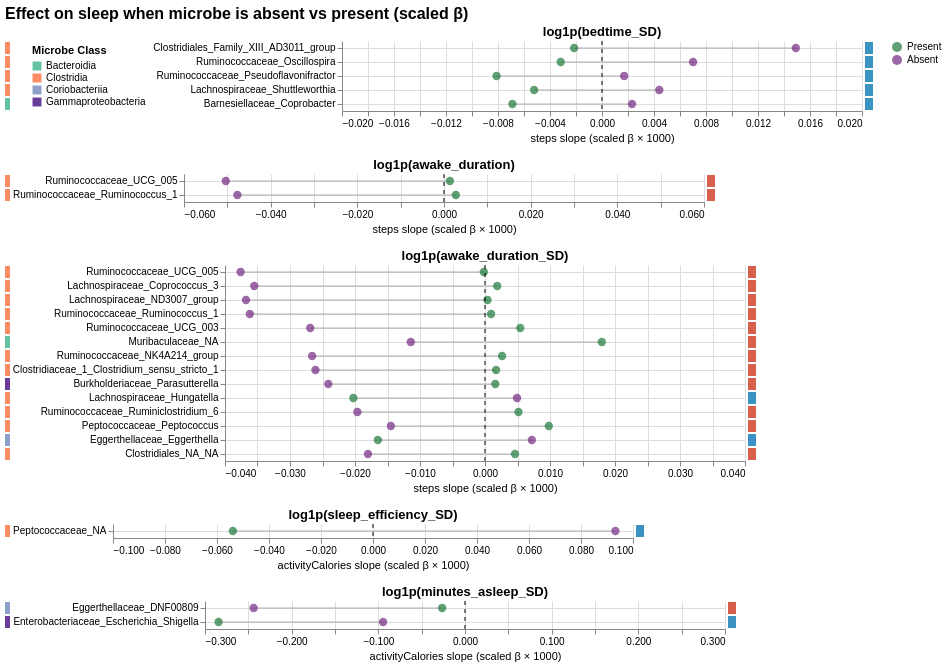

This figure's notebook cell:
### Code cell
long_df = make_steps_presence_long_from_interaction_df(
    to_plot_activity,
    dep_col="dependent_feature",
    main1_col="main1",
    microbe_col="main2",
    beta_steps_col="beta_main1",
    beta_int_col="beta_interaction",
)

chart = plot_steps_effect_absent_vs_present_vconcat(
    long_df=long_df,
    interaction_df_for_sleep_delta=to_plot_activity,
    sleep_quality_sign_df=sleep_happiness_scores,
    width=520,
    strip_width=8,
    height_step=14,
    top_n_microbes_per_sleep=1000, # Plot all the hits, added this in case there were a lot of hits that we didn't want to visualize all at once
    beta_scale=1000,
    section_spacing=15,
    show_x_axis_on_all=True,
    title="Effect on sleep when microbe is absent vs present (scaled β)",
    show_flip_outline=False,
)

chart
